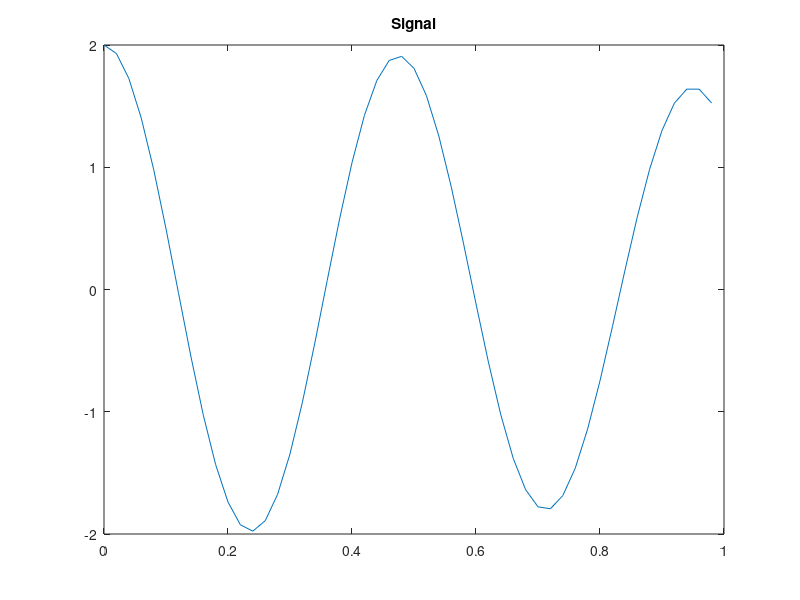
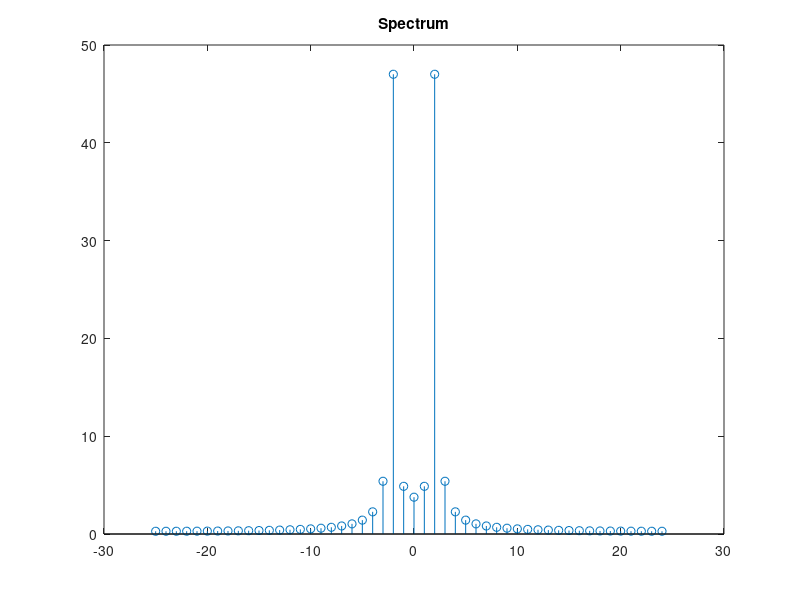

The MATLAB source for these figures, in order:
close all
clearvars
clc

f1 = 2;
f2 = 2.2;
N = 50;
F_s = 50;
n = 0:1/F_s:F_s;
n = n(1:N);

y1 = cos(2*pi*f1*n);
y2 = cos(2*pi*f2*n);
y = y1 + y2;

figure(1);
plot(n, y);
title('Signal');

Y = fft(y);
freq = 0:1/N*F_s: F_s - 1/N*F_s;

figure(2);
stem(freq - F_s/2, fftshift(abs(Y)));
title('Spectrum');

% Padding with zeros does not increase resolution, in order to exactly see
% the two peaks we must have a number of samples multiples of the two
% frequencies.